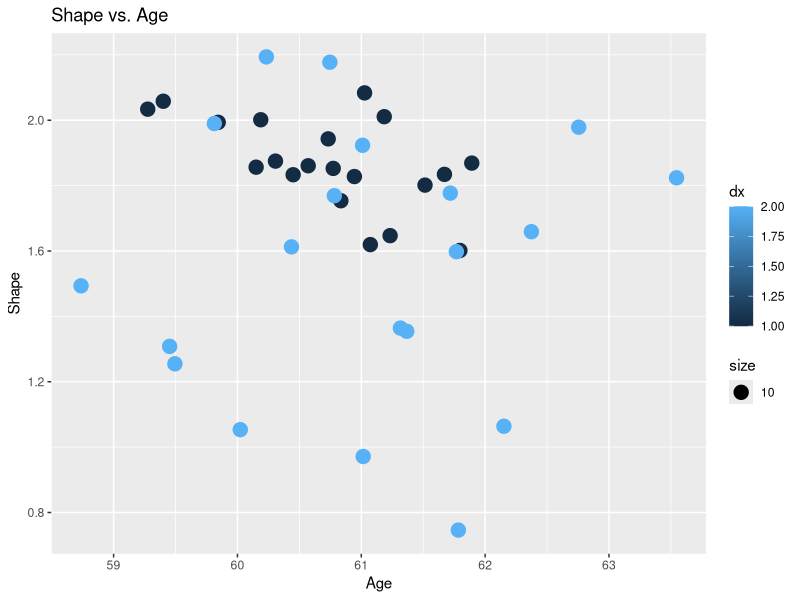
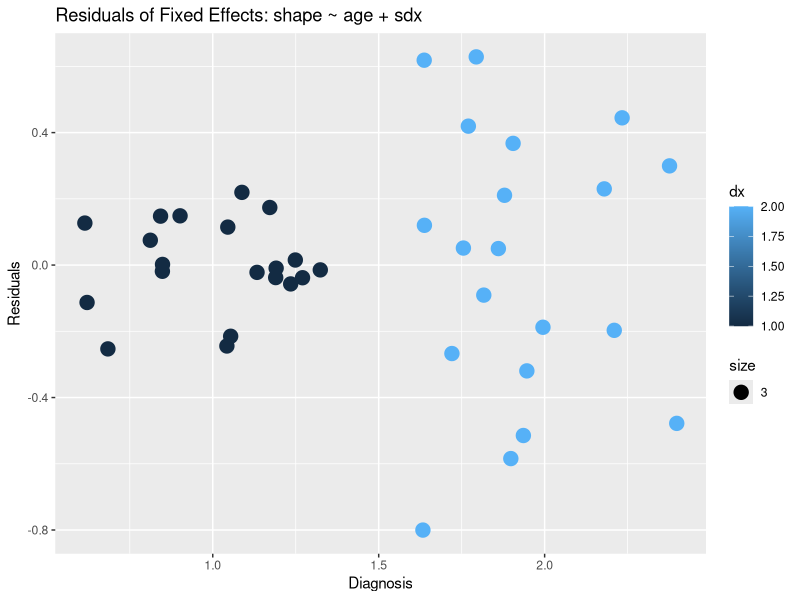
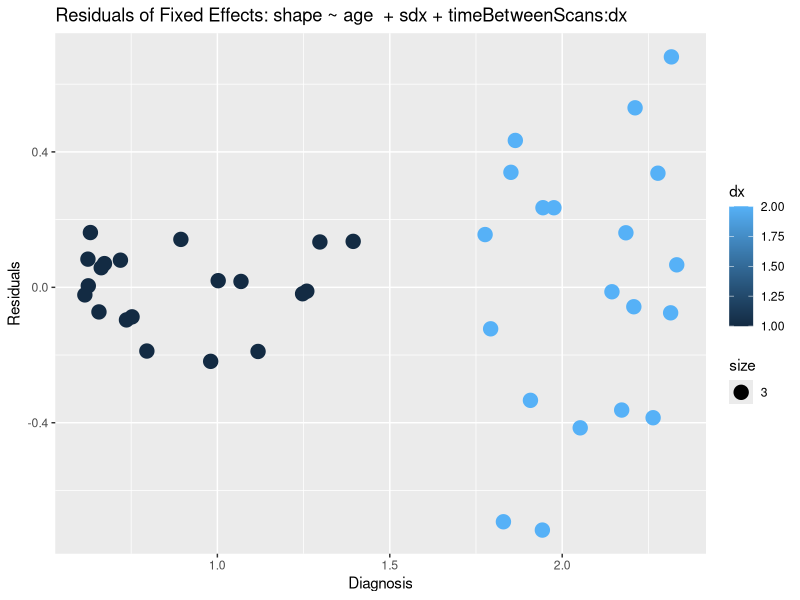
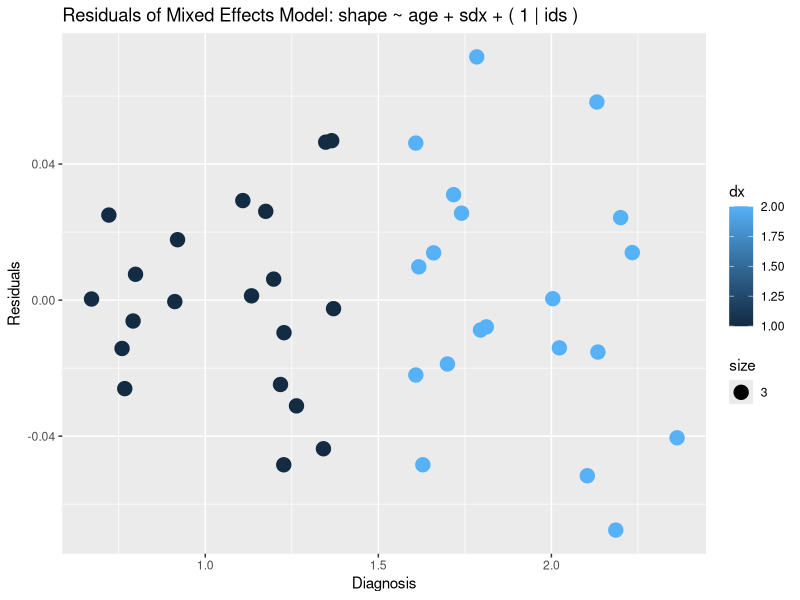
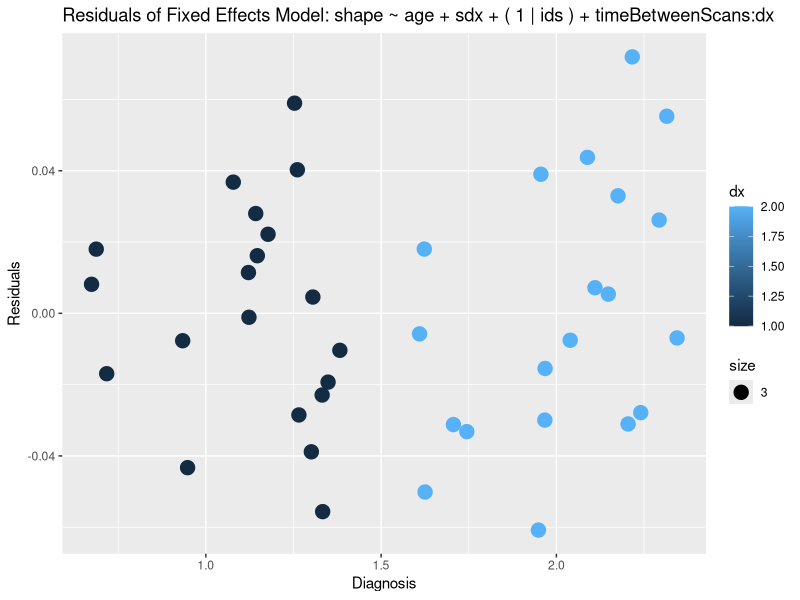

The R source for these figures, in order:
# Mixed effects model tutorial. Simulate longitudinal data from two groups and 
# use mixed effects and linear models to analyze the result. 
library(lme4);library(lattice); library(nlme); library(ggplot2)

icepts = c(2.00,1.5)            # base starting points.  group 2 is 'atrophied'
slopes = c(-0.2,-0.3)           # simulated slope in groups.  intentionally subtle difference.
noise = c(0.1,0.4)              # different noise levels--key for mixed effects models
epsval = mean(abs(slopes))*0.2  # epsilon error to add to lines
numberOfTimepoints = 2
meanTimeBetweenScans = 0.5
subjectIds = as.character(round(seq(0.500001,20.5,by=0.500001)))

numberOfSubjects = length( unique( subjectIds ))
dx = c(rep(1, numberOfSubjects / 2 * numberOfTimepoints),
      rep(2, numberOfSubjects / 2 * numberOfTimepoints))
numberOfSubjectsInGroup1 = sum( dx == 1 ) / numberOfTimepoints
numberOfSubjectsInGroup2 = sum( dx == 2 ) / numberOfTimepoints
baselineIndices = seq(1, numberOfSubjects * numberOfTimepoints, 
                   by = numberOfTimepoints)


# simulate age at baseline and followup
age = rnorm( numberOfSubjects * numberOfTimepoints ) + 60
age[ baselineIndices + 1 ] = 
  age[ baselineIndices ] + abs( rnorm( numberOfSubjects ) ) * 0.25 + meanTimeBetweenScans
# simulate decline in group 1
jacobianData = rep(NA, length( subjectIds ) )
wh = ( dx[ baselineIndices ] == 1 )
addNoise = rnorm( numberOfSubjectsInGroup1 )
jacobianData[ baselineIndices ][ wh ] = 
  rep( icepts[1], numberOfSubjectsInGroup1 ) + addNoise * noise[1]
timeBetweenScans = age[ baselineIndices + 1][ wh ] - age[ baselineIndices ][ wh ]
baselineJacobianWithNoise = 
  jacobianData[ baselineIndices ][ wh ]+ rnorm( length(timeBetweenScans) ) * epsval
declineRate = slopes[1]
jacobianData[ baselineIndices + 1 ][ wh ] = 
  declineRate * timeBetweenScans + baselineJacobianWithNoise + 
  rnorm( length(declineRate) ) * epsval

# group 2
wh = ( dx[baselineIndices] == 2 )  # new intercept 
addNoise = rnorm( numberOfSubjectsInGroup2 )
jacobianData[ baselineIndices ][ wh ] = 
  rep( icepts[2] , numberOfSubjectsInGroup2 ) + addNoise * noise[2] 
baselineJacobianWithNoise = 
  jacobianData[ baselineIndices ][ wh ]+ rnorm( length(timeBetweenScans) ) * epsval
declineRate = slopes[2] # new slope
timeBetweenScans = age[baselineIndices + 1][ wh ] - age[baselineIndices][ wh ] 
jacobianData[baselineIndices + 1][ wh ] = 
  declineRate * timeBetweenScans + baselineJacobianWithNoise + 
  rnorm( length(timeBetweenScans) ) * epsval

# data is done now
mydata = data.frame( ids   = subjectIds,
                     sdx   = dx , 
                     shape = jacobianData, 
                     age   = age, 
                     dummy = rnorm( length( subjectIds))
                     )
ageAtBaseline = age 
ageAtBaseline[baselineIndices + 1] = ageAtBaseline[ baselineIndices ]
timeBetweenScansAllSubjects = age - ageAtBaseline
#xyplot( shape ~ age | sdx ,col.line="black", data = mydata, xlab = 'Diagnosis')

jacobianFrame = data.frame( shape = jacobianData, dx = dx, age = age)
ggplot(jacobianFrame, 
       aes(age, shape, colour = dx, size = 10) ) + 
         geom_point() + labs(title = 'Shape vs. Age', x = 'Age', y = 'Shape')

mixedFxModel1 = lmer( shape ~ age + sdx + ( 1 | ids ), data = mydata )
mixedFxModel2 = 
  lmer( shape ~ age + sdx + ( 1 | ids ) + timeBetweenScansAllSubjects:dx, 
        data = mydata )

fixedFxModel1 = lm( shape ~ age + sdx, data = mydata )
fixedFxModel2 = lm(shape ~ age + sdx + timeBetweenScansAllSubjects:dx, 
                   data = mydata)

print( paste( "Standard:",
              anova(fixedFxModel1,fixedFxModel2)$Pr[2] ,
              " Mixed",
              anova(mixedFxModel1, mixedFxModel2)$Pr[2]  ))

#########################################################################
############################  Plotting  #################################
#########################################################################
plot.data = data.frame(dx = mydata$sdx, 
                       fixedResid1 = residuals(fixedFxModel1),
                       fixedResid2 = residuals(fixedFxModel2), 
                       mixedResid1 = residuals(mixedFxModel1), 
                       mixedResid2 = residuals(mixedFxModel2))

ggplot(plot.data, 
       aes(dx, fixedResid1, colour = dx, size = 3), 
       aes_string(shape = as.character(dx))) + 
         geom_point(position = "jitter", width = 0.05) + 
         labs(title = 'Residuals of Fixed Effects: shape ~ age + sdx', 
              x = 'Diagnosis', y = 'Residuals')
ggplot(plot.data, 
       aes(dx, fixedResid2, colour = dx, size = 3), 
       aes_string(shape = as.character(dx))) + 
         geom_point(position = "jitter", width = 0.05) + 
         labs(title = paste('Residuals of Fixed Effects: shape ~ age', 
                            ' + sdx + timeBetweenScans:dx'), 
              x = 'Diagnosis', y = 'Residuals')
ggplot(plot.data, 
       aes(dx, mixedResid1, colour = dx, size = 3), 
       aes_string(shape = as.character(dx))) + 
         geom_point(position = "jitter", width = 0.05) + 
         labs(title = paste('Residuals of Mixed Effects Model:', 
                            'shape ~ age + sdx + ( 1 | ids )'), 
              x = 'Diagnosis', y = 'Residuals')
ggplot(plot.data, 
       aes(dx, mixedResid2, colour = dx, size = 3), 
       aes_string(shape = as.character(dx))) + 
         geom_point(position = "jitter", width = 0.05) + 
         labs(title = paste('Residuals of Fixed Effects Model:', 
                            'shape ~ age + sdx + ( 1 | ids ) + timeBetweenScans:dx'), 
                            x = 'Diagnosis', y = 'Residuals')
